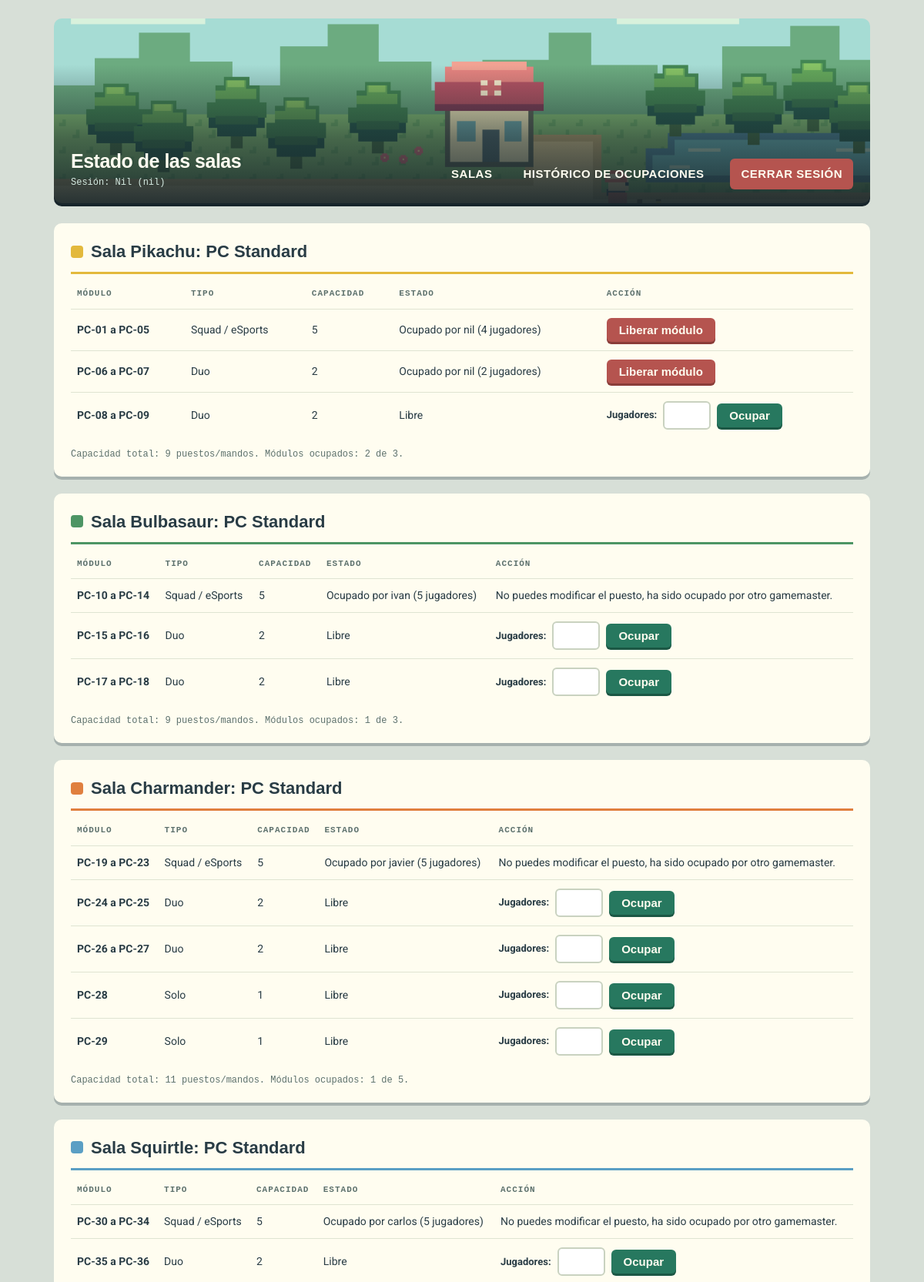
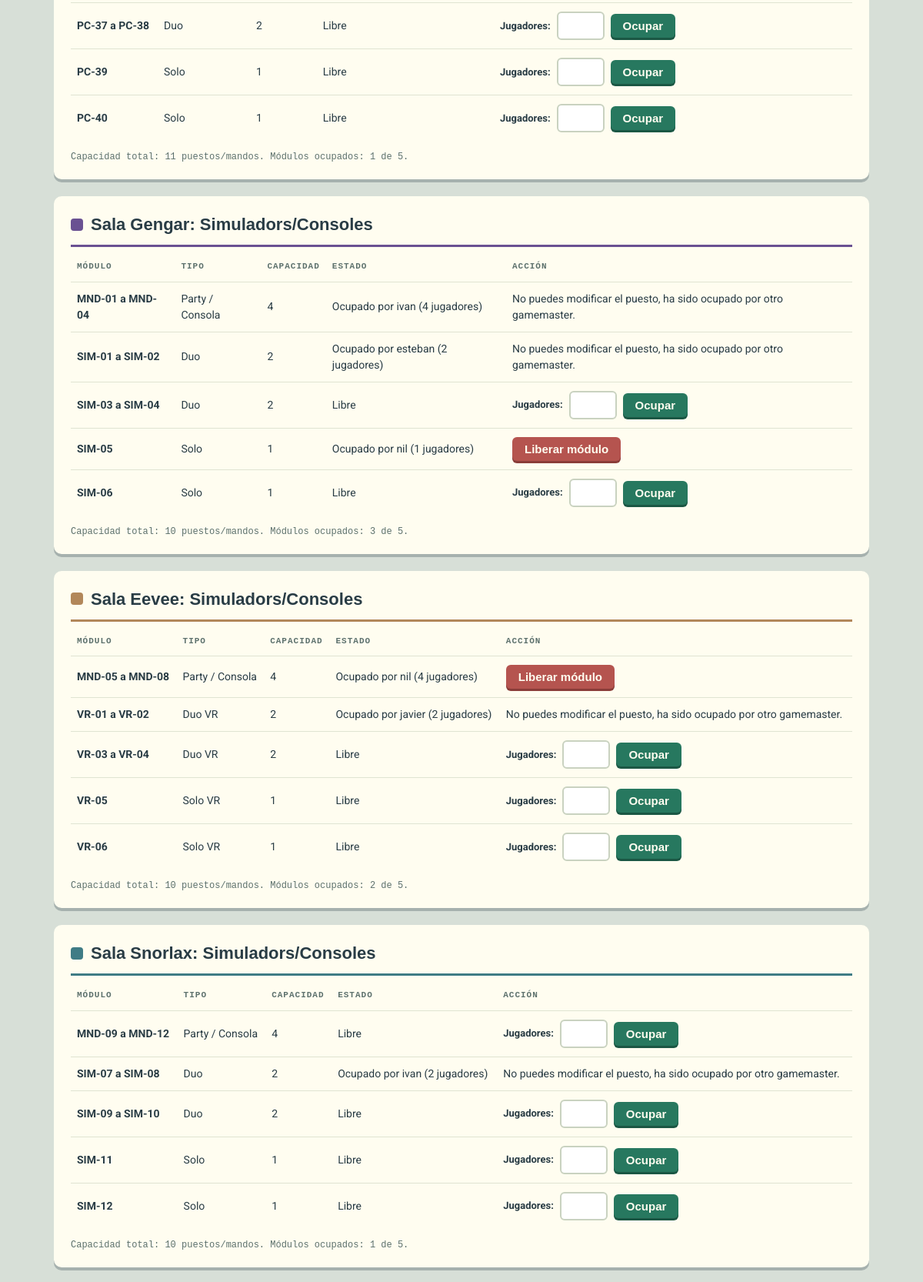
/vistas/salas.php (signed in, upper part), run on the app's committed database (2 pictures, top to bottom).
### tables this page shows
CREATE TABLE sales (
  id INT AUTO_INCREMENT PRIMARY KEY,
  nom VARCHAR(30) NOT NULL UNIQUE,
  tipus ENUM('PC Standard','Simuladors/Consoles','VIP') NOT NULL
);

CREATE TABLE moduls (
  id INT AUTO_INCREMENT PRIMARY KEY,
  sala_id INT NOT NULL,
  nom VARCHAR(40) NOT NULL,
  tipus VARCHAR(40) NOT NULL,
  capacitat TINYINT UNSIGNED NOT NULL CHECK (capacitat > 0),
  FOREIGN KEY (sala_id) REFERENCES sales(id)
);

CREATE TABLE gamemasters (
  id INT AUTO_INCREMENT PRIMARY KEY,
  username VARCHAR(30) NOT NULL UNIQUE,
  password VARCHAR(255) NOT NULL,
  nom VARCHAR(50) NOT NULL,
  cognom VARCHAR(50) NOT NULL
);

CREATE TABLE ocupacions (
  id INT AUTO_INCREMENT PRIMARY KEY,
  modul_id INT NOT NULL,
  gamemaster_id INT NOT NULL,
  num_jugadors TINYINT UNSIGNED NOT NULL,
  data_inici DATETIME NOT NULL,
  data_fi DATETIME NULL,
  FOREIGN KEY (modul_id) REFERENCES moduls(id),
  FOREIGN KEY (gamemaster_id) REFERENCES gamemasters(id),
  INDEX idx_modul_fi (modul_id, data_fi),
  INDEX idx_inici (data_inici)
);

### includes/funciones.php (called while the page is built)
<?php
function escapar($valor){
    return htmlspecialchars((string) $valor, ENT_QUOTES, 'UTF-8');
}
?>

### vistas/salas.php (the view, shortened to what this page needs)
<?php
require_once(__DIR__ . '/../includes/funciones.php');
require_once(__DIR__ . '/../config/conexion.php');
$sql = 'SELECT id, nom, tipus FROM sales ORDER BY id';
$stmt = $conn->prepare($sql);
$stmt->execute();
$salas = $stmt->fetchAll();
?>
<!DOCTYPE html>
<html lang="es">
<head>
    <link rel="stylesheet" href="../css/estilos.css">
</head>
<body>
    <header>
        <h1>Estado de las salas</h1>
        <p>Sesión: <?php echo escapar($_SESSION['nombre']); ?> (<?php echo escapar($_SESSION['username']); ?>)</p>
        <nav>
            <a href="salas.php">Salas</a> |
            <a href="historico.php">Histórico de ocupaciones</a> |
            <a href="../procesos/logout.php">Cerrar sesión</a>
        </nav>
    </header>
    <?php foreach ($salas as $sala) { ?>
        <section>
            <h2><?php echo escapar($sala['nom']); ?>: <?php echo escapar($sala['tipus']); ?></h2>
            <?php
            $salaId = $sala['id'];
            $sql = 'SELECT id, nom, tipus, capacitat FROM moduls WHERE sala_id = :sala_id ORDER BY id';
            $stmt = $conn->prepare($sql);
            $stmt->bindParam(':sala_id', $salaId, PDO::PARAM_INT);
            $stmt->execute();
            $modulos = $stmt->fetchAll();
            $capacidadTotal = 0;
            $modulosOcupados = 0;
            ?>
            <table border="1" cellpadding="5">
                <thead>
                    <tr>
                        <th>Módulo</th>
                        <th>Tipo</th>
                        <th>Capacidad</th>
                        <th>Estado</th>
                        <th>Acción</th>
                    </tr>
                </thead>
                <tbody>
                    <?php foreach ($modulos as $modulo) { ?>
                        <?php
                        $moduloId = $modulo['id'];
                        $capacidadTotal = $capacidadTotal + $modulo['capacitat'];
                        $sql = 'SELECT id, num_jugadors, gamemaster_id FROM ocupacions WHERE modul_id = :modul_id AND data_fi IS NULL';
                        $stmt = $conn->prepare($sql);
                        $stmt->bindParam(':modul_id', $moduloId, PDO::PARAM_INT);
                        $stmt->execute();
                        $ocupacion = $stmt->fetch();
                        if ($ocupacion) {
                            $gamemasterId = $ocupacion['gamemaster_id'];
                            $sql = 'SELECT username FROM gamemasters WHERE id = :gamemaster_id';
                            $modulosOcupados = $modulosOcupados + 1;
                            $stmt = $conn->prepare($sql);
                            $stmt->bindParam(':gamemaster_id', $gamemasterId, PDO::PARAM_INT);
                            $stmt->execute();
                            $gamemaster = $stmt->fetch();
                        }
                        ?>
                        <tr>
                            <td><?php echo escapar($modulo['nom']); ?></td>
                            <td><?php echo escapar($modulo['tipus']); ?></td>
                            <td><?php echo escapar($modulo['capacitat']); ?></td>
                            <td>
                                <?php if ($ocupacion) { ?>
                                    Ocupado por <?php echo escapar($gamemaster['username']); ?> (<?php echo escapar($ocupacion['num_jugadors']); ?> jugadores)
                                <?php } else { ?>
                                    Libre
                                <?php } ?>
                            </td>
                            <td>
                                <?php if ($ocupacion) { ?>
                                    <?php if ((int) $ocupacion['gamemaster_id'] === (int) $_SESSION['gamemaster_id']) { ?>
                                        <form action="../procesos/liberar.php" method="post">
                                            <button type="submit">Liberar módulo</button>
                                        </form>
                                    <?php } else { ?>
                                        No puedes modificar el puesto, ha sido ocupado por otro gamemaster.
                                    <?php } ?>
                                <?php } else { ?>
                                    <form class="form-ocupacion" action="../procesos/ocupar.php" method="post" novalidate>
                                        <label for="jugadores-<?php echo escapar($modulo['id']); ?>">Jugadores:</label>
                                        <input type="number" id="jugadores-<?php echo escapar($modulo['id']); ?>" name="num_jugadores" min="1" max="<?php echo escapar($modulo['capacitat']); ?>" required>
                                        <button type="submit">Ocupar</button>
                                    </form>
                                <?php } ?>
                            </td>
                        </tr>
                    <?php } ?>
                </tbody>
            </table>
                <p>
                Capacidad total: <?php echo escapar($capacidadTotal); ?> puestos/mandos.
                Módulos ocupados: <?php echo escapar($modulosOcupados); ?> de <?php echo escapar(count($modulos)); ?>.
                </p>
        </section>
    <?php } ?>
</body>
</html>

### css/estilos.css (style rules this page uses)
:root { --tinta: #293c45; --papel: #fffdf0; --verde: #27785f; --verde-oscuro: #1b5744; --rojo: #b5544f; --rojo-oscuro: #8a3d39; --gris: #5d716d; --linea: #dfe4d2; --sombra: 0 4px 0 rgba(41, 60, 69, 0.28); }
* { box-sizing: border-box; }
body { max-width: 1100px; margin: 0 auto; padding: 24px 20px 40px; background: #d7dfd7; color: var(--tinta); font: 15px/1.5 'Roboto', Arial, sans-serif; }
h1, h2, p { margin: 0; }
h1, h2, nav a, button { font-family: 'Calibri', 'Trebuchet MS', sans-serif; }
a { color: var(--verde); font-weight: bold; }
header p, th, section > p, body > h2 { font-family: 'Courier New', monospace; }
header { display: grid; grid-template-columns: 1fr auto; align-content: end; align-items: end; column-gap: 20px; min-height: 240px; margin-bottom: 26px; padding: 18px 22px; border-radius: 10px; background: linear-gradient(to top, rgba(23, 37, 43, 0.92) 0%, rgba(23, 37, 43, 0.6) 35%, rgba(23, 37, 43, 0) 75%), var(--tinta) url('../assets/hoenn.png') center / cover no-repeat; box-shadow: 0 4px 0 #17252b; }
header h1 { color: var(--papel); font-size: 25px; letter-spacing: -0.5px; }
header p { grid-row: 2; color: #d5ebe2; font-size: 12px; }
nav { display: flex; gap: 6px; grid-column: 2; grid-row: 1 / 3; font-size: 0; }
nav a { padding: 9px 14px; border-radius: 6px; color: var(--papel); font-size: 15px; letter-spacing: 0.5px; text-decoration: none; text-transform: uppercase; }
nav a[href*="logout"] { margin-left: 8px; background: var(--rojo); }
section, form[action="historico.php"], #form-login { margin-bottom: 22px; padding: 20px 22px; border-radius: 10px; background: var(--papel); box-shadow: var(--sombra); }
section { --color-sala: #e3b93c; }
section:nth-of-type(2) { --color-sala: #4d9564; }
section:nth-of-type(3) { --color-sala: #e07f3e; }
section:nth-of-type(4) { --color-sala: #5a9fc4; }
section:nth-of-type(5) { --color-sala: #6a5192; }
section:nth-of-type(6) { --color-sala: #b2875a; }
section:nth-of-type(7) { --color-sala: #3f7c85; }
section h2 { display: flex; align-items: center; gap: 10px; margin-bottom: 6px; padding-bottom: 10px; border-bottom: 3px solid var(--color-sala); font-size: 22px; }
section h2::before { content: ''; width: 16px; height: 16px; border-radius: 4px; background: var(--color-sala); }
section > p { margin-top: 12px; color: var(--gris); font-size: 12px; }
table { width: 100%; border: 0; border-collapse: collapse; font-size: 14px; }
th, td { padding: 11px 8px; border: 0; border-bottom: 1px solid var(--linea); text-align: left; }
th { color: var(--gris); font-size: 11px; letter-spacing: 1px; text-transform: uppercase; }
tbody tr:last-child td { border-bottom: 0; }
td:first-child { font-weight: bold; }
input, select { font: inherit; }
button { padding: 7px 16px; border: 0; border-radius: 6px; background: var(--verde); box-shadow: 0 3px 0 var(--verde-oscuro); color: var(--papel); font-size: 15px; font-weight: bold; cursor: pointer; }
form[action*="liberar"] button { background: var(--rojo); box-shadow: 0 3px 0 var(--rojo-oscuro); }
input, select { padding: 6px 9px; border: 2px solid #c9d2c0; border-radius: 6px; background: white; color: var(--tinta); }
label { font-size: 13px; font-weight: bold; }
td form { margin: 0; }
.form-ocupacion { display: flex; flex-wrap: wrap; align-items: center; gap: 8px; }
.form-ocupacion input { width: 62px; }

### data on the page
sales: nom "Sala Pikachu", tipus "PC Standard", capacidadTotal "9", moduls.capacitat "2", modulos "3"
moduls: nom "PC-01 a PC-05", tipus "Squad / eSports", capacitat "5", gamemasters.username "nil", ocupacions.num_jugadors "4"
moduls: nom "PC-06 a PC-07", tipus "Duo", capacitat "2", gamemasters.username "nil", ocupacions.num_jugadors "2"
moduls: nom "PC-08 a PC-09", tipus "Duo", capacitat "2", shows "Libre"
sales: nom "Sala Bulbasaur", tipus "PC Standard", capacidadTotal "9", modulosOcupados "1", modulos "3"
moduls: nom "PC-10 a PC-14", tipus "Squad / eSports", capacitat "5", gamemasters.username "ivan", ocupacions.num_jugadors "5", shows "No puedes modificar el puesto, ha sido ocupado por otro gamemaster."
moduls: nom "PC-15 a PC-16", tipus "Duo", capacitat "2", shows "Libre"
moduls: nom "PC-17 a PC-18", tipus "Duo", capacitat "2", shows "Libre"
sales: nom "Sala Charmander", tipus "PC Standard", capacidadTotal "11", moduls.capacitat "1", modulos "5"
moduls: nom "PC-19 a PC-23", tipus "Squad / eSports", capacitat "5", gamemasters.username "javier", ocupacions.num_jugadors "5", shows "No puedes modificar el puesto, ha sido ocupado por otro gamemaster."
moduls: nom "PC-24 a PC-25", tipus "Duo", capacitat "2", shows "Libre"
moduls: nom "PC-26 a PC-27", tipus "Duo", capacitat "2", shows "Libre"
moduls: nom "PC-28", tipus "Solo", capacitat "1", shows "Libre"
moduls: nom "PC-29", tipus "Solo", capacitat "1", shows "Libre"
sales: nom "Sala Squirtle", tipus "PC Standard", capacidadTotal "11", moduls.capacitat "1", modulos "5"
moduls: nom "PC-30 a PC-34", tipus "Squad / eSports", capacitat "5", gamemasters.username "carlos", ocupacions.num_jugadors "5", shows "No puedes modificar el puesto, ha sido ocupado por otro gamemaster."
moduls: nom "PC-35 a PC-36", tipus "Duo", capacitat "2", shows "Libre"
moduls: nom "PC-37 a PC-38", tipus "Duo", capacitat "2", shows "Libre"
moduls: nom "PC-39", tipus "Solo", capacitat "1", shows "Libre"
moduls: nom "PC-40", tipus "Solo", capacitat "1", shows "Libre"
sales: nom "Sala Gengar", tipus "Simuladors/Consoles", capacidadTotal "10", modulosOcupados "3", modulos "5"
moduls: nom "MND-01 a MND-04", tipus "Party / Consola", capacitat "4", gamemasters.username "ivan", ocupacions.num_jugadors "4", shows "No puedes modificar el puesto, ha sido ocupado por otro gamemaster."
moduls: nom "SIM-01 a SIM-02", tipus "Duo", capacitat "2", gamemasters.username "esteban", ocupacions.num_jugadors "2", shows "No puedes modificar el puesto, ha sido ocupado por otro gamemaster."
moduls: nom "SIM-03 a SIM-04", tipus "Duo", capacitat "2", shows "Libre"
moduls: nom "SIM-05", tipus "Solo", capacitat "1", gamemasters.username "nil", ocupacions.num_jugadors "1"
moduls: nom "SIM-06", tipus "Solo", capacitat "1", shows "Libre"
sales: nom "Sala Eevee", tipus "Simuladors/Consoles", capacidadTotal "10", modulosOcupados "2", modulos "5"
moduls: nom "MND-05 a MND-08", tipus "Party / Consola", capacitat "4", gamemasters.username "nil", ocupacions.num_jugadors "4"
moduls: nom "VR-01 a VR-02", tipus "Duo VR", capacitat "2", gamemasters.username "javier", ocupacions.num_jugadors "2", shows "No puedes modificar el puesto, ha sido ocupado por otro gamemaster."
moduls: nom "VR-03 a VR-04", tipus "Duo VR", capacitat "2", shows "Libre"
moduls: nom "VR-05", tipus "Solo VR", capacitat "1", shows "Libre"
moduls: nom "VR-06", tipus "Solo VR", capacitat "1", shows "Libre"
sales: nom "Sala Snorlax", tipus "Simuladors/Consoles", capacidadTotal "10", moduls.capacitat "1", modulos "5"
moduls: nom "MND-09 a MND-12", tipus "Party / Consola", capacitat "4", shows "Libre"
moduls: nom "SIM-07 a SIM-08", tipus "Duo", capacitat "2", gamemasters.username "ivan", ocupacions.num_jugadors "2", shows "No puedes modificar el puesto, ha sido ocupado por otro gamemaster."
moduls: nom "SIM-09 a SIM-10", tipus "Duo", capacitat "2", shows "Libre"
moduls: nom "SIM-11", tipus "Solo", capacitat "1", shows "Libre"
moduls: nom "SIM-12", tipus "Solo", capacitat "1", shows "Libre"

### other printed values
escapar($_SESSION['nombre']) "Nil"
escapar($_SESSION['username']) "nil"
